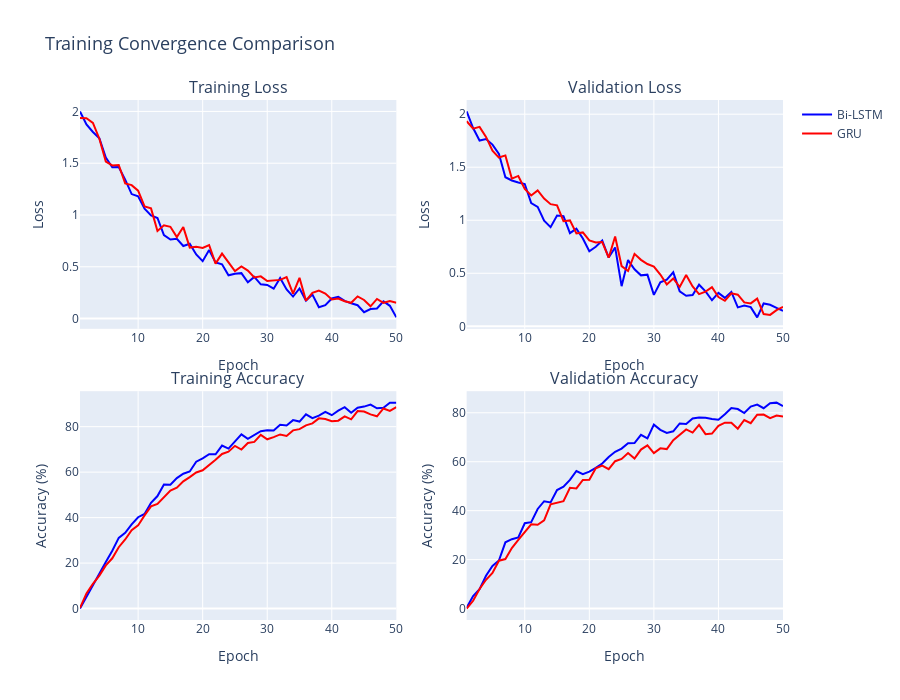

Source (notebook cell):
### Markdown cell above
### 5.3 Training Convergence Visualization

### Code cell
# Training curves comparison
fig = make_subplots(
    rows=2, cols=2,
    subplot_titles=('Training Loss', 'Validation Loss', 'Training Accuracy', 'Validation Accuracy'),
    vertical_spacing=0.12,
    horizontal_spacing=0.1
)

epochs_range = list(range(1, CONFIG['epochs'] + 1))

# Training Loss
fig.add_trace(go.Scatter(x=epochs_range, y=history_bilstm['train_loss'], 
                        name='Bi-LSTM', mode='lines', line=dict(color='blue', width=2)),
              row=1, col=1)
fig.add_trace(go.Scatter(x=epochs_range, y=history_gru['train_loss'], 
                        name='GRU', mode='lines', line=dict(color='red', width=2)),
              row=1, col=1)

# Validation Loss
fig.add_trace(go.Scatter(x=epochs_range, y=history_bilstm['val_loss'], 
                        name='Bi-LSTM', mode='lines', line=dict(color='blue', width=2),
                        showlegend=False),
              row=1, col=2)
fig.add_trace(go.Scatter(x=epochs_range, y=history_gru['val_loss'], 
                        name='GRU', mode='lines', line=dict(color='red', width=2),
                        showlegend=False),
              row=1, col=2)

# Training Accuracy
fig.add_trace(go.Scatter(x=epochs_range, y=history_bilstm['train_acc'], 
                        name='Bi-LSTM', mode='lines', line=dict(color='blue', width=2),
                        showlegend=False),
              row=2, col=1)
fig.add_trace(go.Scatter(x=epochs_range, y=history_gru['train_acc'], 
                        name='GRU', mode='lines', line=dict(color='red', width=2),
                        showlegend=False),
              row=2, col=1)

# Validation Accuracy
fig.add_trace(go.Scatter(x=epochs_range, y=history_bilstm['val_acc'], 
                        name='Bi-LSTM', mode='lines', line=dict(color='blue', width=2),
                        showlegend=False),
              row=2, col=2)
fig.add_trace(go.Scatter(x=epochs_range, y=history_gru['val_acc'], 
                        name='GRU', mode='lines', line=dict(color='red', width=2),
                        showlegend=False),
              row=2, col=2)

# Update axes
fig.update_xaxes(title_text="Epoch", row=1, col=1)
fig.update_xaxes(title_text="Epoch", row=1, col=2)
fig.update_xaxes(title_text="Epoch", row=2, col=1)
fig.update_xaxes(title_text="Epoch", row=2, col=2)

fig.update_yaxes(title_text="Loss", row=1, col=1)
fig.update_yaxes(title_text="Loss", row=1, col=2)
fig.update_yaxes(title_text="Accuracy (%)", row=2, col=1)
fig.update_yaxes(title_text="Accuracy (%)", row=2, col=2)

fig.update_layout(height=700, title_text="Training Convergence Comparison", title_font_size=18)
fig.show()

### Figure 1 — Plotly figure (JSON) as saved in the notebook; plotly's stock layout.template omitted (floating-point values rounded to 4 significant figures)
{"data": [{"line": {"color": "blue", "width": 2}, "mode": "lines", "name": "Bi-LSTM", "type": "scatter", "x": [1, 2, 3, 4, 5, 6, 7, 8, 9, 10, 11, 12, 13, 14, 15, 16, 17, 18, 19, 20, 21, 22, 23, 24, 25, 26, 27, 28, 29, 30, 31, 32, 33, 34, 35, 36, 37, 38, 39, 40, 41, 42, 43, 44, 45, 46, 47, 48, 49, 50], "xaxis": "x", "y": [2, 1.874, 1.802, 1.741, 1.554, 1.461, 1.464, 1.341, 1.202, 1.18, 1.061, 0.9966, 0.9714, 0.8067, 0.7625, 0.7702, 0.7003, 0.722, 0.619, 0.5543, 0.6611, 0.5416, 0.5234, 0.4179, 0.4329, 0.4384, 0.3496, 0.4017, 0.3302, 0.3242, 0.2886, 0.3924, 0.2813, 0.2123, 0.2906, 0.1736, 0.2311, 0.1096, 0.1289, 0.1935, 0.2097, 0.1711, 0.1471, 0.1287, 0.06131, 0.09121, 0.09662, 0.1654, 0.123, 0.01142], "yaxis": "y"}, {"line": {"color": "red", "width": 2}, "mode": "lines", "name": "GRU", "type": "scatter", "x": [1, 2, 3, 4, 5, 6, 7, 8, 9, 10, 11, 12, 13, 14, 15, 16, 17, 18, 19, 20, 21, 22, 23, 24, 25, 26, 27, 28, 29, 30, 31, 32, 33, 34, 35, 36, 37, 38, 39, 40, 41, 42, 43, 44, 45, 46, 47, 48, 49, 50], "xaxis": "x", "y": [1.937, 1.935, 1.89, 1.737, 1.515, 1.479, 1.483, 1.305, 1.288, 1.235, 1.083, 1.064, 0.8454, 0.9003, 0.886, 0.7864, 0.8832, 0.6856, 0.693, 0.6819, 0.7099, 0.5306, 0.6271, 0.5378, 0.4584, 0.5024, 0.4626, 0.3975, 0.4073, 0.3621, 0.3659, 0.3733, 0.4006, 0.2416, 0.3932, 0.1731, 0.248, 0.2709, 0.2421, 0.1842, 0.193, 0.1675, 0.152, 0.2138, 0.1797, 0.1182, 0.1893, 0.1517, 0.1694, 0.1531], "yaxis": "y"}, {"line": {"color": "blue", "width": 2}, "mode": "lines", "name": "Bi-LSTM", "showlegend": false, "type": "scatter", "x": [1, 2, 3, 4, 5, 6, 7, 8, 9, 10, 11, 12, 13, 14, 15, 16, 17, 18, 19, 20, 21, 22, 23, 24, 25, 26, 27, 28, 29, 30, 31, 32, 33, 34, 35, 36, 37, 38, 39, 40, 41, 42, 43, 44, 45, 46, 47, 48, 49, 50], "xaxis": "x2", "y": [2.026, 1.87, 1.752, 1.765, 1.713, 1.624, 1.405, 1.375, 1.356, 1.342, 1.162, 1.126, 0.9958, 0.9346, 1.044, 1.039, 0.8783, 0.9204, 0.8273, 0.707, 0.7498, 0.8081, 0.6481, 0.7438, 0.3782, 0.6243, 0.5378, 0.4805, 0.4866, 0.2965, 0.4152, 0.4398, 0.5091, 0.3299, 0.2882, 0.2952, 0.3919, 0.3291, 0.2454, 0.3145, 0.2676, 0.3244, 0.1785, 0.1968, 0.1805, 0.08426, 0.215, 0.2027, 0.1732, 0.1454], "yaxis": "y2"}, {"line": {"color": "red", "width": 2}, "mode": "lines", "name": "GRU", "showlegend": false, "type": "scatter", "x": [1, 2, 3, 4, 5, 6, 7, 8, 9, 10, 11, 12, 13, 14, 15, 16, 17, 18, 19, 20, 21, 22, 23, 24, 25, 26, 27, 28, 29, 30, 31, 32, 33, 34, 35, 36, 37, 38, 39, 40, 41, 42, 43, 44, 45, 46, 47, 48, 49, 50], "xaxis": "x2", "y": [1.934, 1.863, 1.881, 1.786, 1.656, 1.591, 1.611, 1.393, 1.418, 1.295, 1.233, 1.281, 1.205, 1.152, 1.141, 0.9908, 0.9983, 0.8757, 0.8851, 0.8094, 0.79, 0.794, 0.6467, 0.8469, 0.5678, 0.5214, 0.6829, 0.6265, 0.5873, 0.563, 0.4882, 0.395, 0.4514, 0.3708, 0.4835, 0.3751, 0.3031, 0.3265, 0.3691, 0.2755, 0.2402, 0.3114, 0.2981, 0.2252, 0.2159, 0.2605, 0.115, 0.1077, 0.1527, 0.1834], "yaxis": "y2"}, {"line": {"color": "blue", "width": 2}, "mode": "lines", "name": "Bi-LSTM", "showlegend": false, "type": "scatter", "x": [1, 2, 3, 4, 5, 6, 7, 8, 9, 10, 11, 12, 13, 14, 15, 16, 17, 18, 19, 20, 21, 22, 23, 24, 25, 26, 27, 28, 29, 30, 31, 32, 33, 34, 35, 36, 37, 38, 39, 40, 41, 42, 43, 44, 45, 46, 47, 48, 49, 50], "xaxis": "x3", "y": [0, 5.221, 10.61, 15.14, 20.47, 25.46, 31.09, 33.29, 37.05, 40.17, 41.58, 46.53, 49.49, 54.6, 54.49, 57.38, 59.3, 60.28, 64.58, 66.07, 67.87, 67.83, 71.7, 70.36, 73.73, 76.63, 74.67, 76.24, 77.99, 78.4, 78.31, 80.83, 80.55, 82.88, 82.23, 85.4, 83.73, 84.82, 86.54, 85.04, 87.02, 88.59, 86.13, 88.36, 88.84, 89.74, 88.08, 88.33, 90.49, 90.57], "yaxis": "y3"}, {"line": {"color": "red", "width": 2}, "mode": "lines", "name": "GRU", "showlegend": false, "type": "scatter", "x": [1, 2, 3, 4, 5, 6, 7, 8, 9, 10, 11, 12, 13, 14, 15, 16, 17, 18, 19, 20, 21, 22, 23, 24, 25, 26, 27, 28, 29, 30, 31, 32, 33, 34, 35, 36, 37, 38, 39, 40, 41, 42, 43, 44, 45, 46, 47, 48, 49, 50], "xaxis": "x3", "y": [0.3109, 6.641, 10.9, 14.49, 18.98, 22.11, 26.98, 30.37, 34.45, 36.57, 41.0, 44.93, 46.04, 49.16, 51.9, 53.13, 55.95, 57.81, 59.85, 60.82, 63.37, 65.49, 68.0, 68.97, 71.55, 69.95, 72.82, 73.3, 76.41, 74.46, 75.41, 76.58, 75.94, 78.36, 78.91, 80.56, 81.45, 83.65, 83.35, 82.41, 82.64, 84.56, 83.24, 86.86, 86.65, 85.42, 84.57, 88.01, 86.9, 88.58], "yaxis": "y3"}, {"line": {"color": "blue", "width": 2}, "mode": "lines", "name": "Bi-LSTM", "showlegend": false, "type": "scatter", "x": [1, 2, 3, 4, 5, 6, 7, 8, 9, 10, 11, 12, 13, 14, 15, 16, 17, 18, 19, 20, 21, 22, 23, 24, 25, 26, 27, 28, 29, 30, 31, 32, 33, 34, 35, 36, 37, 38, 39, 40, 41, 42, 43, 44, 45, 46, 47, 48, 49, 50], "xaxis": "x4", "y": [0.3757, 5.096, 7.905, 13.41, 17.42, 19.64, 27.06, 28.34, 29.04, 34.86, 35.3, 40.69, 43.86, 43.37, 48.41, 49.82, 52.56, 56.2, 54.91, 55.97, 57.5, 59.26, 61.94, 64.06, 65.38, 67.55, 67.6, 70.98, 69.56, 75.13, 73.03, 71.8, 72.42, 75.64, 75.43, 77.64, 78.05, 77.96, 77.49, 77.15, 79.38, 81.93, 81.53, 79.87, 82.51, 83.32, 81.87, 83.87, 84.14, 82.73], "yaxis": "y4"}, {"line": {"color": "red", "width": 2}, "mode": "lines", "name": "GRU", "showlegend": false, "type": "scatter", "x": [1, 2, 3, 4, 5, 6, 7, 8, 9, 10, 11, 12, 13, 14, 15, 16, 17, 18, 19, 20, 21, 22, 23, 24, 25, 26, 27, 28, 29, 30, 31, 32, 33, 34, 35, 36, 37, 38, 39, 40, 41, 42, 43, 44, 45, 46, 47, 48, 49, 50], "xaxis": "x4", "y": [0, 3.182, 7.983, 11.76, 14.56, 19.55, 20.24, 24.71, 28.04, 31.44, 34.41, 34.21, 36.03, 42.57, 43.37, 43.86, 49.33, 49.1, 52.53, 52.62, 57.28, 58.42, 56.94, 60.22, 61.12, 63.53, 61.29, 64.97, 66.68, 63.55, 65.46, 65.17, 68.78, 71.17, 73.21, 71.9, 75.02, 71.26, 71.49, 74.65, 75.96, 75.96, 73.5, 77.04, 75.76, 79.24, 79.28, 77.79, 78.88, 78.49], "yaxis": "y4"}], "layout": {"annotations": [{"font": {"size": 16}, "showarrow": false, "text": "Training Loss", "x": 0.225, "xanchor": "center", "xref": "paper", "y": 1, "yanchor": "bottom", "yref": "paper"}, {"font": {"size": 16}, "showarrow": false, "text": "Validation Loss", "x": 0.775, "xanchor": "center", "xref": "paper", "y": 1, "yanchor": "bottom", "yref": "paper"}, {"font": {"size": 16}, "showarrow": false, "text": "Training Accuracy", "x": 0.225, "xanchor": "center", "xref": "paper", "y": 0.44, "yanchor": "bottom", "yref": "paper"}, {"font": {"size": 16}, "showarrow": false, "text": "Validation Accuracy", "x": 0.775, "xanchor": "center", "xref": "paper", "y": 0.44, "yanchor": "bottom", "yref": "paper"}], "height": 700, "title": {"font": {"size": 18}, "text": "Training Convergence Comparison"}, "xaxis": {"anchor": "y", "domain": [0, 0.45], "title": {"text": "Epoch"}}, "xaxis2": {"anchor": "y2", "domain": [0.55, 1], "title": {"text": "Epoch"}}, "xaxis3": {"anchor": "y3", "domain": [0, 0.45], "title": {"text": "Epoch"}}, "xaxis4": {"anchor": "y4", "domain": [0.55, 1], "title": {"text": "Epoch"}}, "yaxis": {"anchor": "x", "domain": [0.56, 1], "title": {"text": "Loss"}}, "yaxis2": {"anchor": "x2", "domain": [0.56, 1], "title": {"text": "Loss"}}, "yaxis3": {"anchor": "x3", "domain": [0, 0.44], "title": {"text": "Accuracy (%)"}}, "yaxis4": {"anchor": "x4", "domain": [0, 0.44], "title": {"text": "Accuracy (%)"}}}}
